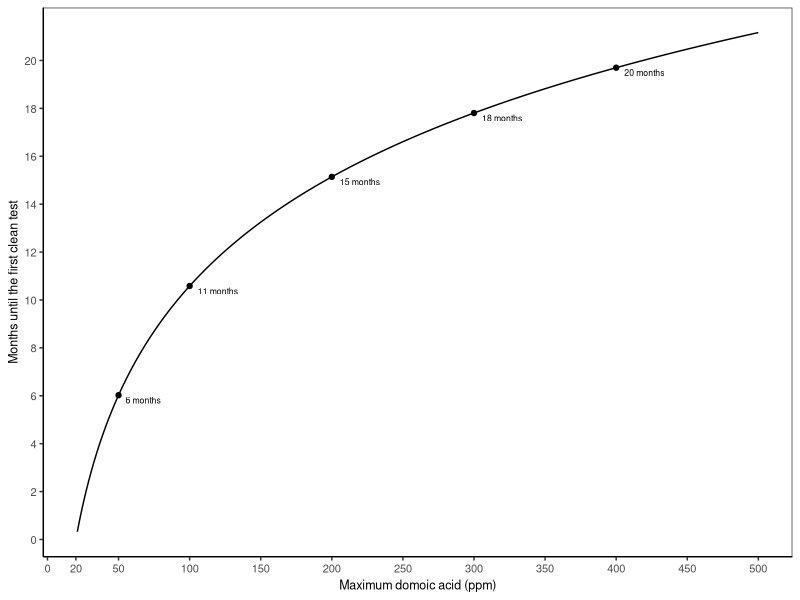

Here is the R script that generated this plot: (Note: this script raises an error after producing the figure.)

# Clear workspace
rm(list = ls())

# Setup
################################################################################

# Packages
library(stringr)
library(tidyverse)

# Directories
outdir <- "data/merged/processed"
tabledir <- "tables"
plotdir <- "figures"


# Build data
################################################################################

# Depuration rate (k)
k <- 0.005

# Compute half life
log(2)/k

# DA to eval
toxicities <- 21:500
action_level <- 20

# Calculate days to 20 ppm action thresh
days2clean <- log(toxicities/action_level)/k
  
# Build data
data <- tibble(toxicity=toxicities,
               days2clean=days2clean,
               months2clean=days2clean/(365/12))

# Highlight points
data_pts <- data %>% 
  filter(toxicity %in% c(50, seq(100, 400, 100))) %>% 
  mutate(label=paste(round(months2clean, 0), "months"))


# Plot data
################################################################################

# Base theme
base_theme <- theme(axis.text=element_text(size=8),
                    axis.title=element_text(size=9),
                    legend.text=element_text(size=8),
                    legend.title=element_text(size=9),
                    plot.tag = element_text(size=10),
                    # Gridlines
                    panel.grid.major = element_blank(),
                    panel.grid.minor = element_blank(),
                    panel.background = element_blank(),
                    axis.line = element_line(colour = "black"),
                    # Legend
                    legend.background = element_rect(fill=alpha('blue', 0)))

# Plot data
g <- ggplot(data, aes(x=toxicity, y=months2clean)) +
  geom_line() +
  # Plot points
  geom_point(data=data_pts, size=1.5) +
  geom_text(data=data_pts, mapping=aes(label=label),
            size=2.2, hjust=-0.2, vjust=1.2) +
  # Labels
  labs(x="Maximum domoic acid (ppm)", y="Months until the first clean test") +
  # Axes
  scale_x_continuous(breaks=c(0, 20, seq(50, 500, 50))) +
  scale_y_continuous(breaks=seq(0, 20, 2)) +
  # Theme
  theme_bw() + base_theme +
  theme(legend.position = c(0.2,0.8),
        legend.key.size = unit(0.4, "cm"))
g

# Export 
ggsave(g, filename=file.path(plotdir, "razor_clam_depuration.png"), 
       width=3.5, height=2.5, units="in", dpi=600)



  
